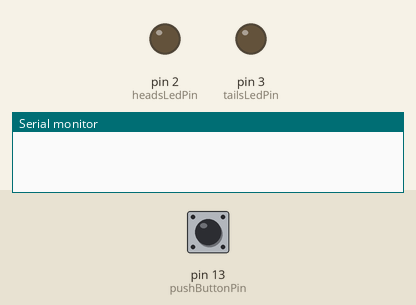
Bench run of a sketch on a simulated Arduino Uno, built with avr-gcc and run on an emulated ATmega328P. On the bench: output pins drawn as LEDs (lit = HIGH), the last lines printed to the serial monitor. The test bench sets the inputs (shaded band); at power-on: pin 13 (pushButtonPin) HIGH.

Above: at 1.2 s.
1.3 s: pin 13 (pushButtonPin) pulled LOW for 3.2 s
At 4.4 s:
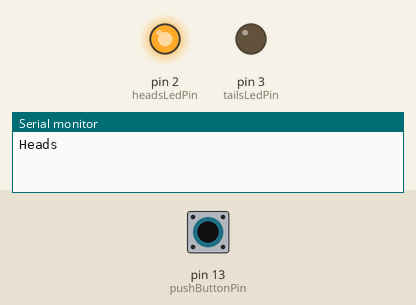
Timing chart, 0 to 7.5 s (numbered marks = the images above; inputs shaded):
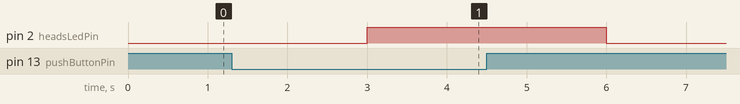

Measured:
- after the input at 1.3 s, pin 2 (headsLedPin): LOW → HIGH after 1.7 s, → LOW 3.0 s later

The sketch:

Coin_Flip_PushButton.ino
```cpp
const int headsLedPin = 2;  // Pin number for the Heads LED
const int tailsLedPin = 3;  // Pin number for the Tails LED
const int pushButtonPin = 13;  // Pin number for the push button
unsigned long lastButtonPressTime = 0;  // Variable to track the time of the last button press

void setup() {
  Serial.begin(9600); // initialize serial communication for debugging
  pinMode(headsLedPin, OUTPUT);  // Set the Heads LED pin as an output
  pinMode(tailsLedPin, OUTPUT);  // Set the Tails LED pin as an output
  pinMode(pushButtonPin, INPUT_PULLUP);  // Set the push button pin as input with internal pull-up resistor
}

void loop() {
  // Check if the push button is pressed
  if (digitalRead(pushButtonPin) == LOW) {
    // Check if it's been at least 3 seconds since the last button press
    if (millis() - lastButtonPressTime >= 3000) {
      // Simulate a coin flip (random number 0 or 1)
      int coinResult = analogRead(A0) & 1;  // Use the least significant bit for randomness

      // Print the coin flip result to the Serial Monitor
      if (coinResult == 0) {
        Serial.println("Heads");
        digitalWrite(headsLedPin, HIGH);  // Turn on the Heads LED
        digitalWrite(tailsLedPin, LOW);   // Turn off the Tails LED
      } else {
        Serial.println("Tails");
        digitalWrite(headsLedPin, LOW);   // Turn off the Heads LED
        digitalWrite(tailsLedPin, HIGH);  // Turn on the Tails LED
      }

      delay(3000); // Wait for 3 seconds

      // Turn off both LEDs
      digitalWrite(headsLedPin, LOW);
      digitalWrite(tailsLedPin, LOW);

      lastButtonPressTime = millis(); // Record the time of the button press
    }
  }
}
```
